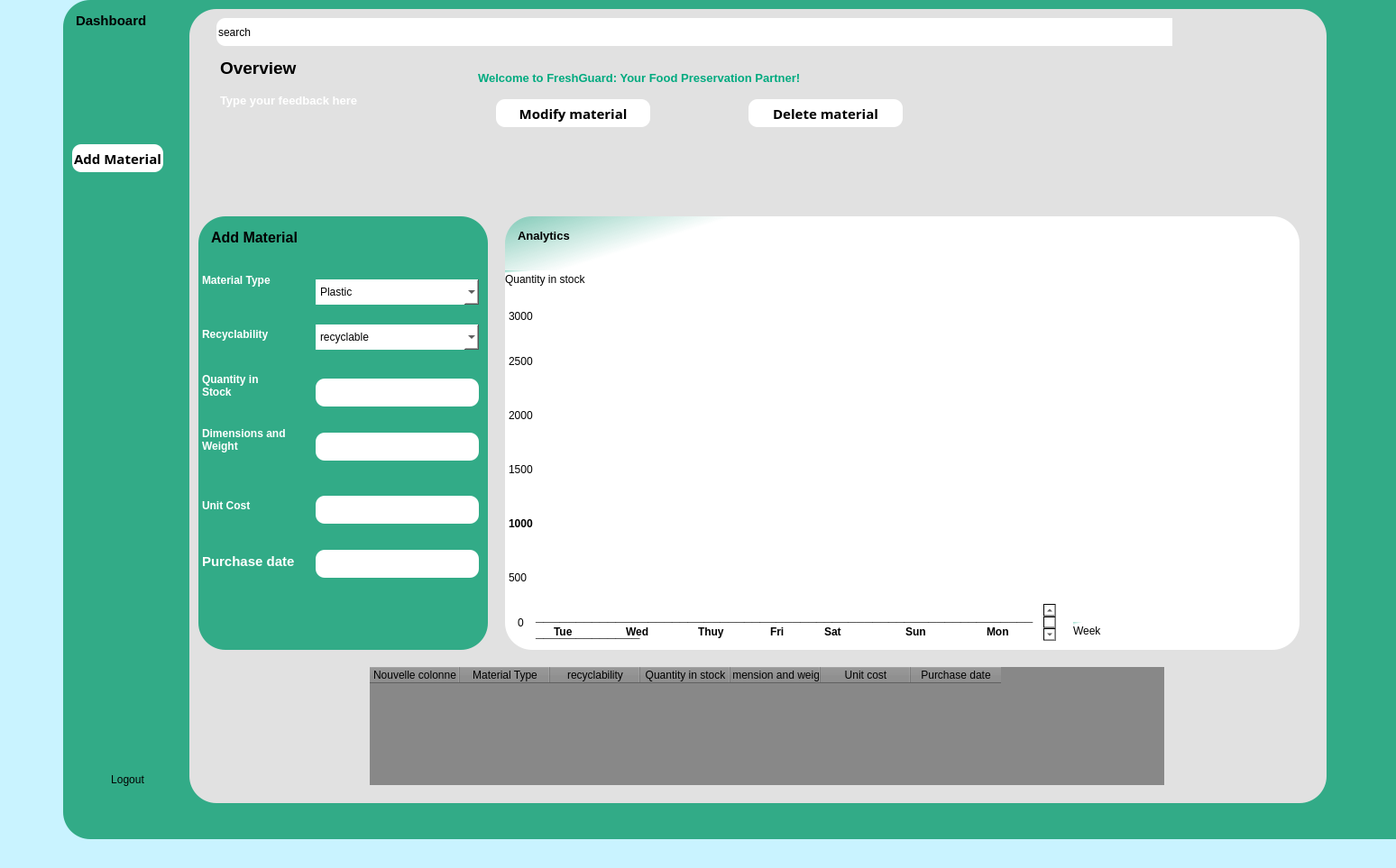
<?xml version="1.0" encoding="UTF-8"?>
<ui version="4.0">
 <class>MainWindow</class>
 <widget class="QMainWindow" name="MainWindow">
  <property name="enabled">
   <bool>true</bool>
  </property>
  <property name="geometry">
   <rect>
    <x>0</x>
    <y>0</y>
    <width>1548</width>
    <height>963</height>
   </rect>
  </property>
  <property name="minimumSize">
   <size>
    <width>500</width>
    <height>500</height>
   </size>
  </property>
  <property name="maximumSize">
   <size>
    <width>1920</width>
    <height>1080</height>
   </size>
  </property>
  <property name="windowTitle">
   <string>MainWindow</string>
  </property>
  <property name="styleSheet">
   <string notr="true">background-color: rgb(201, 243, 255);</string>
  </property>
  <property name="iconSize">
   <size>
    <width>30</width>
    <height>30</height>
   </size>
  </property>
  <widget class="QWidget" name="centralwidget">
   <widget class="QWidget" name="widget" native="true">
    <property name="geometry">
     <rect>
      <x>70</x>
      <y>0</y>
      <width>1531</width>
      <height>931</height>
     </rect>
    </property>
    <property name="autoFillBackground">
     <bool>true</bool>
    </property>
    <property name="styleSheet">
     <string notr="true">
border-radius:30px;
background-color: rgb(50, 171, 135);</string>
    </property>
    <widget class="QPushButton" name="pushButton">
     <property name="enabled">
      <bool>true</bool>
     </property>
     <property name="geometry">
      <rect>
       <x>10</x>
       <y>160</y>
       <width>101</width>
       <height>31</height>
      </rect>
     </property>
     <property name="font">
      <font>
       <family>Segoe UI Variable Display Semib</family>
       <pointsize>-1</pointsize>
       <italic>false</italic>
       <bold>true</bold>
      </font>
     </property>
     <property name="autoFillBackground">
      <bool>true</bool>
     </property>
     <property name="styleSheet">
      <string notr="true">background-color: qlineargradient(spread:pad, x1:0, y1:0, x2:1, y2:1, stop:0 rgba(255, 255, 255, 255));
color:Black;
border-radius:10px;
font-size:15px;</string>
     </property>
     <property name="text">
      <string>Add Material</string>
     </property>
     <property name="icon">
      <iconset>
       <normaloff>../../../Downloads/group.png</normaloff>../../../Downloads/group.png</iconset>
     </property>
    </widget>
    <widget class="QTextEdit" name="textEdit">
     <property name="geometry">
      <rect>
       <x>10</x>
       <y>10</y>
       <width>101</width>
       <height>61</height>
      </rect>
     </property>
     <property name="autoFillBackground">
      <bool>true</bool>
     </property>
     <property name="styleSheet">
      <string notr="true">background-color: qlineargradient(spread:pad, x1:0, y1:0, x2:1, y2:1, stop:0 rgba(0, 0, 0, 0));</string>
     </property>
     <property name="html">
      <string>&lt;!DOCTYPE HTML PUBLIC &quot;-//W3C//DTD HTML 4.0//EN&quot; &quot;http://www.w3.org/TR/REC-html40/strict.dtd&quot;&gt;
&lt;html&gt;&lt;head&gt;&lt;meta name=&quot;qrichtext&quot; content=&quot;1&quot; /&gt;&lt;meta charset=&quot;utf-8&quot; /&gt;&lt;style type=&quot;text/css&quot;&gt;
p, li { white-space: pre-wrap; }
&lt;/style&gt;&lt;/head&gt;&lt;body style=&quot; font-family:'Segoe UI'; font-size:9pt; font-weight:400; font-style:normal;&quot;&gt;
&lt;p style=&quot; margin-top:0px; margin-bottom:0px; margin-left:0px; margin-right:0px; -qt-block-indent:0; text-indent:0px;&quot;&gt;&lt;span style=&quot; font-size:11pt; font-weight:700; color:#000000;&quot;&gt;Dashboard&lt;/span&gt;&lt;/p&gt;&lt;/body&gt;&lt;/html&gt;</string>
     </property>
    </widget>
    <widget class="QWidget" name="widget_2" native="true">
     <property name="geometry">
      <rect>
       <x>140</x>
       <y>10</y>
       <width>1261</width>
       <height>881</height>
      </rect>
     </property>
     <property name="autoFillBackground">
      <bool>true</bool>
     </property>
     <property name="styleSheet">
      <string notr="true">
background-color: rgb(225, 225, 225);
border-radius:30px;</string>
     </property>
     <widget class="QLineEdit" name="lineEdit">
      <property name="geometry">
       <rect>
        <x>30</x>
        <y>10</y>
        <width>1091</width>
        <height>31</height>
       </rect>
      </property>
      <property name="autoFillBackground">
       <bool>true</bool>
      </property>
      <property name="styleSheet">
       <string notr="true">background-color: rgb(255, 255, 255);
border-radius:10px;</string>
      </property>
      <property name="text">
       <string>search</string>
      </property>
     </widget>
     <widget class="QFrame" name="frame">
      <property name="geometry">
       <rect>
        <x>10</x>
        <y>230</y>
        <width>321</width>
        <height>481</height>
       </rect>
      </property>
      <property name="autoFillBackground">
       <bool>true</bool>
      </property>
      <property name="styleSheet">
       <string notr="true">background-color: rgb(255, 255, 255);
background-color: rgb(50, 171, 135);</string>
      </property>
      <property name="frameShape">
       <enum>QFrame::NoFrame</enum>
      </property>
      <widget class="QTextEdit" name="textEdit_3">
       <property name="geometry">
        <rect>
         <x>10</x>
         <y>10</y>
         <width>141</width>
         <height>61</height>
        </rect>
       </property>
       <property name="autoFillBackground">
        <bool>true</bool>
       </property>
       <property name="html">
        <string>&lt;!DOCTYPE HTML PUBLIC &quot;-//W3C//DTD HTML 4.0//EN&quot; &quot;http://www.w3.org/TR/REC-html40/strict.dtd&quot;&gt;
&lt;html&gt;&lt;head&gt;&lt;meta name=&quot;qrichtext&quot; content=&quot;1&quot; /&gt;&lt;meta charset=&quot;utf-8&quot; /&gt;&lt;style type=&quot;text/css&quot;&gt;
p, li { white-space: pre-wrap; }
&lt;/style&gt;&lt;/head&gt;&lt;body style=&quot; font-family:'Segoe UI'; font-size:9pt; font-weight:400; font-style:normal;&quot;&gt;
&lt;p style=&quot; margin-top:0px; margin-bottom:0px; margin-left:0px; margin-right:0px; -qt-block-indent:0; text-indent:0px;&quot;&gt;&lt;span style=&quot; font-size:12pt; font-weight:700; color:#000000;&quot;&gt;Add Material&lt;/span&gt;&lt;/p&gt;&lt;/body&gt;&lt;/html&gt;</string>
       </property>
      </widget>
      <widget class="QTextEdit" name="textEdit_4">
       <property name="geometry">
        <rect>
         <x>0</x>
         <y>230</y>
         <width>121</width>
         <height>41</height>
        </rect>
       </property>
       <property name="autoFillBackground">
        <bool>true</bool>
       </property>
       <property name="html">
        <string>&lt;!DOCTYPE HTML PUBLIC &quot;-//W3C//DTD HTML 4.0//EN&quot; &quot;http://www.w3.org/TR/REC-html40/strict.dtd&quot;&gt;
&lt;html&gt;&lt;head&gt;&lt;meta name=&quot;qrichtext&quot; content=&quot;1&quot; /&gt;&lt;meta charset=&quot;utf-8&quot; /&gt;&lt;style type=&quot;text/css&quot;&gt;
p, li { white-space: pre-wrap; }
&lt;/style&gt;&lt;/head&gt;&lt;body style=&quot; font-family:'Segoe UI'; font-size:9pt; font-weight:400; font-style:normal;&quot;&gt;
&lt;p style=&quot; margin-top:0px; margin-bottom:0px; margin-left:0px; margin-right:0px; -qt-block-indent:0; text-indent:0px;&quot;&gt;&lt;span style=&quot; font-weight:700; color:#ffffff;&quot;&gt;Dimensions and Weight&lt;/span&gt;&lt;/p&gt;&lt;/body&gt;&lt;/html&gt;</string>
       </property>
      </widget>
      <widget class="QTextEdit" name="textEdit_5">
       <property name="geometry">
        <rect>
         <x>0</x>
         <y>170</y>
         <width>101</width>
         <height>51</height>
        </rect>
       </property>
       <property name="autoFillBackground">
        <bool>true</bool>
       </property>
       <property name="html">
        <string>&lt;!DOCTYPE HTML PUBLIC &quot;-//W3C//DTD HTML 4.0//EN&quot; &quot;http://www.w3.org/TR/REC-html40/strict.dtd&quot;&gt;
&lt;html&gt;&lt;head&gt;&lt;meta name=&quot;qrichtext&quot; content=&quot;1&quot; /&gt;&lt;meta charset=&quot;utf-8&quot; /&gt;&lt;style type=&quot;text/css&quot;&gt;
p, li { white-space: pre-wrap; }
&lt;/style&gt;&lt;/head&gt;&lt;body style=&quot; font-family:'Segoe UI'; font-size:9pt; font-weight:400; font-style:normal;&quot;&gt;
&lt;p style=&quot; margin-top:0px; margin-bottom:0px; margin-left:0px; margin-right:0px; -qt-block-indent:0; text-indent:0px;&quot;&gt;&lt;span style=&quot; font-weight:700; color:#ffffff;&quot;&gt;Quantity in Stock&lt;/span&gt;&lt;/p&gt;&lt;/body&gt;&lt;/html&gt;</string>
       </property>
      </widget>
      <widget class="QTextEdit" name="textEdit_6">
       <property name="geometry">
        <rect>
         <x>0</x>
         <y>120</y>
         <width>131</width>
         <height>41</height>
        </rect>
       </property>
       <property name="autoFillBackground">
        <bool>true</bool>
       </property>
       <property name="html">
        <string>&lt;!DOCTYPE HTML PUBLIC &quot;-//W3C//DTD HTML 4.0//EN&quot; &quot;http://www.w3.org/TR/REC-html40/strict.dtd&quot;&gt;
&lt;html&gt;&lt;head&gt;&lt;meta name=&quot;qrichtext&quot; content=&quot;1&quot; /&gt;&lt;meta charset=&quot;utf-8&quot; /&gt;&lt;style type=&quot;text/css&quot;&gt;
p, li { white-space: pre-wrap; }
&lt;/style&gt;&lt;/head&gt;&lt;body style=&quot; font-family:'Segoe UI'; font-size:9pt; font-weight:400; font-style:normal;&quot;&gt;
&lt;p style=&quot; margin-top:0px; margin-bottom:0px; margin-left:0px; margin-right:0px; -qt-block-indent:0; text-indent:0px;&quot;&gt;&lt;span style=&quot; font-weight:700; color:#ffffff;&quot;&gt;Recyclability&lt;/span&gt;&lt;/p&gt;&lt;/body&gt;&lt;/html&gt;</string>
       </property>
      </widget>
      <widget class="QTextEdit" name="textEdit_7">
       <property name="geometry">
        <rect>
         <x>0</x>
         <y>60</y>
         <width>91</width>
         <height>51</height>
        </rect>
       </property>
       <property name="autoFillBackground">
        <bool>true</bool>
       </property>
       <property name="html">
        <string>&lt;!DOCTYPE HTML PUBLIC &quot;-//W3C//DTD HTML 4.0//EN&quot; &quot;http://www.w3.org/TR/REC-html40/strict.dtd&quot;&gt;
&lt;html&gt;&lt;head&gt;&lt;meta name=&quot;qrichtext&quot; content=&quot;1&quot; /&gt;&lt;meta charset=&quot;utf-8&quot; /&gt;&lt;style type=&quot;text/css&quot;&gt;
p, li { white-space: pre-wrap; }
&lt;/style&gt;&lt;/head&gt;&lt;body style=&quot; font-family:'Segoe UI'; font-size:9pt; font-weight:400; font-style:normal;&quot;&gt;
&lt;p style=&quot; margin-top:0px; margin-bottom:0px; margin-left:0px; margin-right:0px; -qt-block-indent:0; text-indent:0px;&quot;&gt;&lt;span style=&quot; font-weight:700; color:#ffffff;&quot;&gt;Material Type&lt;/span&gt;&lt;/p&gt;&lt;/body&gt;&lt;/html&gt;</string>
       </property>
      </widget>
      <widget class="QTextEdit" name="textEdit_8">
       <property name="geometry">
        <rect>
         <x>0</x>
         <y>310</y>
         <width>111</width>
         <height>31</height>
        </rect>
       </property>
       <property name="autoFillBackground">
        <bool>true</bool>
       </property>
       <property name="html">
        <string>&lt;!DOCTYPE HTML PUBLIC &quot;-//W3C//DTD HTML 4.0//EN&quot; &quot;http://www.w3.org/TR/REC-html40/strict.dtd&quot;&gt;
&lt;html&gt;&lt;head&gt;&lt;meta name=&quot;qrichtext&quot; content=&quot;1&quot; /&gt;&lt;meta charset=&quot;utf-8&quot; /&gt;&lt;style type=&quot;text/css&quot;&gt;
p, li { white-space: pre-wrap; }
&lt;/style&gt;&lt;/head&gt;&lt;body style=&quot; font-family:'Segoe UI'; font-size:9pt; font-weight:400; font-style:normal;&quot;&gt;
&lt;p style=&quot; margin-top:0px; margin-bottom:0px; margin-left:0px; margin-right:0px; -qt-block-indent:0; text-indent:0px;&quot;&gt;&lt;span style=&quot; font-weight:700; color:#ffffff;&quot;&gt;Unit Cost&lt;/span&gt;&lt;/p&gt;&lt;/body&gt;&lt;/html&gt;</string>
       </property>
      </widget>
      <widget class="QTextEdit" name="textEdit_9">
       <property name="geometry">
        <rect>
         <x>0</x>
         <y>370</y>
         <width>131</width>
         <height>51</height>
        </rect>
       </property>
       <property name="autoFillBackground">
        <bool>true</bool>
       </property>
       <property name="html">
        <string>&lt;!DOCTYPE HTML PUBLIC &quot;-//W3C//DTD HTML 4.0//EN&quot; &quot;http://www.w3.org/TR/REC-html40/strict.dtd&quot;&gt;
&lt;html&gt;&lt;head&gt;&lt;meta name=&quot;qrichtext&quot; content=&quot;1&quot; /&gt;&lt;meta charset=&quot;utf-8&quot; /&gt;&lt;style type=&quot;text/css&quot;&gt;
p, li { white-space: pre-wrap; }
&lt;/style&gt;&lt;/head&gt;&lt;body style=&quot; font-family:'Segoe UI'; font-size:9pt; font-weight:400; font-style:normal;&quot;&gt;
&lt;p style=&quot; margin-top:0px; margin-bottom:0px; margin-left:0px; margin-right:0px; -qt-block-indent:0; text-indent:0px;&quot;&gt;&lt;span style=&quot; font-size:11pt; font-weight:700; color:#ffffff;&quot;&gt;Purchase date&lt;/span&gt;&lt;/p&gt;&lt;/body&gt;&lt;/html&gt;</string>
       </property>
      </widget>
      <widget class="QLineEdit" name="lineEdit_3">
       <property name="geometry">
        <rect>
         <x>130</x>
         <y>180</y>
         <width>181</width>
         <height>31</height>
        </rect>
       </property>
       <property name="autoFillBackground">
        <bool>true</bool>
       </property>
       <property name="styleSheet">
        <string notr="true">background-color: rgb(255, 255, 255);
border-radius:10px;</string>
       </property>
      </widget>
      <widget class="QLineEdit" name="lineEdit_5">
       <property name="geometry">
        <rect>
         <x>130</x>
         <y>310</y>
         <width>181</width>
         <height>31</height>
        </rect>
       </property>
       <property name="autoFillBackground">
        <bool>true</bool>
       </property>
       <property name="styleSheet">
        <string notr="true">background-color: rgb(255, 255, 255);
border-radius:10px;</string>
       </property>
      </widget>
      <widget class="QLineEdit" name="lineEdit_6">
       <property name="geometry">
        <rect>
         <x>130</x>
         <y>240</y>
         <width>181</width>
         <height>31</height>
        </rect>
       </property>
       <property name="autoFillBackground">
        <bool>true</bool>
       </property>
       <property name="styleSheet">
        <string notr="true">background-color: rgb(255, 255, 255);
border-radius:10px;</string>
       </property>
      </widget>
      <widget class="QComboBox" name="comboBox_3">
       <property name="geometry">
        <rect>
         <x>130</x>
         <y>70</y>
         <width>181</width>
         <height>28</height>
        </rect>
       </property>
       <property name="autoFillBackground">
        <bool>true</bool>
       </property>
       <property name="styleSheet">
        <string notr="true">background-color: rgb(255, 255, 255);</string>
       </property>
       <item>
        <property name="text">
         <string>Plastic</string>
        </property>
       </item>
       <item>
        <property name="text">
         <string>Glass
</string>
        </property>
       </item>
       <item>
        <property name="text">
         <string>Coated Paper</string>
        </property>
       </item>
       <item>
        <property name="text">
         <string>aluminium</string>
        </property>
       </item>
       <item>
        <property name="text">
         <string>Corrugated cardboard</string>
        </property>
       </item>
      </widget>
      <widget class="QComboBox" name="comboBox_4">
       <property name="geometry">
        <rect>
         <x>130</x>
         <y>120</y>
         <width>181</width>
         <height>28</height>
        </rect>
       </property>
       <property name="autoFillBackground">
        <bool>true</bool>
       </property>
       <property name="styleSheet">
        <string notr="true">background-color: rgb(255, 255, 255);</string>
       </property>
       <item>
        <property name="text">
         <string>recyclable </string>
        </property>
       </item>
       <item>
        <property name="text">
         <string>non-recyclable 
</string>
        </property>
       </item>
       <item>
        <property name="text">
         <string/>
        </property>
       </item>
       <item>
        <property name="text">
         <string/>
        </property>
       </item>
       <item>
        <property name="text">
         <string/>
        </property>
       </item>
      </widget>
      <widget class="QLineEdit" name="lineEdit_7">
       <property name="geometry">
        <rect>
         <x>130</x>
         <y>370</y>
         <width>181</width>
         <height>31</height>
        </rect>
       </property>
       <property name="autoFillBackground">
        <bool>true</bool>
       </property>
       <property name="styleSheet">
        <string notr="true">background-color: rgb(255, 255, 255);
border-radius:10px;</string>
       </property>
      </widget>
     </widget>
     <widget class="QTableWidget" name="tableWidget">
      <property name="geometry">
       <rect>
        <x>200</x>
        <y>730</y>
        <width>881</width>
        <height>131</height>
       </rect>
      </property>
      <property name="autoFillBackground">
       <bool>true</bool>
      </property>
      <property name="styleSheet">
       <string notr="true">background-color: rgb(0, 0, 0);
background-color: rgb(136, 136, 136);
border-radius:0px;</string>
      </property>
      <column>
       <property name="text">
        <string>Nouvelle colonne</string>
       </property>
      </column>
      <column>
       <property name="text">
        <string>Material Type</string>
       </property>
      </column>
      <column>
       <property name="text">
        <string>recyclability</string>
       </property>
      </column>
      <column>
       <property name="text">
        <string>Quantity in stock</string>
       </property>
      </column>
      <column>
       <property name="text">
        <string>Dimension and weight</string>
       </property>
      </column>
      <column>
       <property name="text">
        <string>Unit cost</string>
       </property>
      </column>
      <column>
       <property name="text">
        <string>Purchase date</string>
       </property>
      </column>
     </widget>
     <widget class="QFrame" name="frame_2">
      <property name="geometry">
       <rect>
        <x>350</x>
        <y>230</y>
        <width>881</width>
        <height>481</height>
       </rect>
      </property>
      <property name="autoFillBackground">
       <bool>true</bool>
      </property>
      <property name="styleSheet">
       <string notr="true">background-color: qlineargradient(spread:pad, x1:0, y1:0, x2:0.0717489, y2:0.125, stop:0 rgba(0, 170, 127, 108), stop:1 rgba(255, 255, 255, 255));</string>
      </property>
      <property name="frameShape">
       <enum>QFrame::NoFrame</enum>
      </property>
      <widget class="QTextEdit" name="textEdit_10">
       <property name="geometry">
        <rect>
         <x>10</x>
         <y>10</y>
         <width>191</width>
         <height>51</height>
        </rect>
       </property>
       <property name="autoFillBackground">
        <bool>true</bool>
       </property>
       <property name="styleSheet">
        <string notr="true">color:black;
background-color: qlineargradient(spread:pad, x1:0, y1:0, x2:1, y2:1, stop:0 rgba(0, 0, 0, 0));</string>
       </property>
       <property name="html">
        <string>&lt;!DOCTYPE HTML PUBLIC &quot;-//W3C//DTD HTML 4.0//EN&quot; &quot;http://www.w3.org/TR/REC-html40/strict.dtd&quot;&gt;
&lt;html&gt;&lt;head&gt;&lt;meta name=&quot;qrichtext&quot; content=&quot;1&quot; /&gt;&lt;meta charset=&quot;utf-8&quot; /&gt;&lt;style type=&quot;text/css&quot;&gt;
p, li { white-space: pre-wrap; }
&lt;/style&gt;&lt;/head&gt;&lt;body style=&quot; font-family:'Segoe UI'; font-size:9pt; font-weight:400; font-style:normal;&quot;&gt;
&lt;p style=&quot; margin-top:0px; margin-bottom:0px; margin-left:0px; margin-right:0px; -qt-block-indent:0; text-indent:0px;&quot;&gt;&lt;span style=&quot; font-size:10pt; font-weight:700;&quot;&gt;Analytics&lt;/span&gt;&lt;/p&gt;&lt;/body&gt;&lt;/html&gt;</string>
       </property>
      </widget>
      <widget class="QTextEdit" name="textEdit_11">
       <property name="geometry">
        <rect>
         <x>30</x>
         <y>430</y>
         <width>581</width>
         <height>41</height>
        </rect>
       </property>
       <property name="autoFillBackground">
        <bool>true</bool>
       </property>
       <property name="styleSheet">
        <string notr="true">background-color: qlineargradient(spread:pad, x1:0, y1:0, x2:1, y2:1, stop:0 rgba(0, 0, 0, 0));</string>
       </property>
       <property name="html">
        <string>&lt;!DOCTYPE HTML PUBLIC &quot;-//W3C//DTD HTML 4.0//EN&quot; &quot;http://www.w3.org/TR/REC-html40/strict.dtd&quot;&gt;
&lt;html&gt;&lt;head&gt;&lt;meta name=&quot;qrichtext&quot; content=&quot;1&quot; /&gt;&lt;meta charset=&quot;utf-8&quot; /&gt;&lt;style type=&quot;text/css&quot;&gt;
p, li { white-space: pre-wrap; }
&lt;/style&gt;&lt;/head&gt;&lt;body style=&quot; font-family:'Segoe UI'; font-size:9pt; font-weight:400; font-style:normal;&quot;&gt;
&lt;p style=&quot; margin-top:0px; margin-bottom:0px; margin-left:0px; margin-right:0px; -qt-block-indent:0; text-indent:0px;&quot;&gt;&lt;span style=&quot; font-size:12pt; font-weight:700;&quot;&gt;___________________________________________________________________________&lt;/span&gt;&lt;/p&gt;&lt;/body&gt;&lt;/html&gt;</string>
       </property>
      </widget>
      <widget class="QTextEdit" name="textEdit_12">
       <property name="geometry">
        <rect>
         <x>0</x>
         <y>390</y>
         <width>41</width>
         <height>31</height>
        </rect>
       </property>
       <property name="autoFillBackground">
        <bool>true</bool>
       </property>
       <property name="styleSheet">
        <string notr="true">background-color: qlineargradient(spread:pad, x1:0, y1:0, x2:1, y2:1, stop:0 rgba(0, 0, 0, 0));</string>
       </property>
       <property name="html">
        <string>&lt;!DOCTYPE HTML PUBLIC &quot;-//W3C//DTD HTML 4.0//EN&quot; &quot;http://www.w3.org/TR/REC-html40/strict.dtd&quot;&gt;
&lt;html&gt;&lt;head&gt;&lt;meta name=&quot;qrichtext&quot; content=&quot;1&quot; /&gt;&lt;meta charset=&quot;utf-8&quot; /&gt;&lt;style type=&quot;text/css&quot;&gt;
p, li { white-space: pre-wrap; }
&lt;/style&gt;&lt;/head&gt;&lt;body style=&quot; font-family:'Segoe UI'; font-size:9pt; font-weight:400; font-style:normal;&quot;&gt;
&lt;p style=&quot; margin-top:0px; margin-bottom:0px; margin-left:0px; margin-right:0px; -qt-block-indent:0; text-indent:0px;&quot;&gt;500&lt;/p&gt;&lt;/body&gt;&lt;/html&gt;</string>
       </property>
      </widget>
      <widget class="QTextEdit" name="textEdit_14">
       <property name="geometry">
        <rect>
         <x>50</x>
         <y>450</y>
         <width>41</width>
         <height>31</height>
        </rect>
       </property>
       <property name="autoFillBackground">
        <bool>true</bool>
       </property>
       <property name="styleSheet">
        <string notr="true">background-color: qlineargradient(spread:pad, x1:0, y1:0, x2:1, y2:1, stop:0 rgba(0, 0, 0, 0));
color:black;</string>
       </property>
       <property name="html">
        <string>&lt;!DOCTYPE HTML PUBLIC &quot;-//W3C//DTD HTML 4.0//EN&quot; &quot;http://www.w3.org/TR/REC-html40/strict.dtd&quot;&gt;
&lt;html&gt;&lt;head&gt;&lt;meta name=&quot;qrichtext&quot; content=&quot;1&quot; /&gt;&lt;meta charset=&quot;utf-8&quot; /&gt;&lt;style type=&quot;text/css&quot;&gt;
p, li { white-space: pre-wrap; }
&lt;/style&gt;&lt;/head&gt;&lt;body style=&quot; font-family:'Segoe UI'; font-size:9pt; font-weight:400; font-style:normal;&quot;&gt;
&lt;p style=&quot; margin-top:0px; margin-bottom:0px; margin-left:0px; margin-right:0px; -qt-block-indent:0; text-indent:0px;&quot;&gt;&lt;span style=&quot; font-weight:700;&quot;&gt;Tue&lt;/span&gt;&lt;/p&gt;&lt;/body&gt;&lt;/html&gt;</string>
       </property>
      </widget>
      <widget class="QTextEdit" name="textEdit_15">
       <property name="geometry">
        <rect>
         <x>0</x>
         <y>100</y>
         <width>41</width>
         <height>31</height>
        </rect>
       </property>
       <property name="autoFillBackground">
        <bool>true</bool>
       </property>
       <property name="styleSheet">
        <string notr="true">background-color: qlineargradient(spread:pad, x1:0, y1:0, x2:1, y2:1, stop:0 rgba(0, 0, 0, 0));</string>
       </property>
       <property name="html">
        <string>&lt;!DOCTYPE HTML PUBLIC &quot;-//W3C//DTD HTML 4.0//EN&quot; &quot;http://www.w3.org/TR/REC-html40/strict.dtd&quot;&gt;
&lt;html&gt;&lt;head&gt;&lt;meta name=&quot;qrichtext&quot; content=&quot;1&quot; /&gt;&lt;meta charset=&quot;utf-8&quot; /&gt;&lt;style type=&quot;text/css&quot;&gt;
p, li { white-space: pre-wrap; }
&lt;/style&gt;&lt;/head&gt;&lt;body style=&quot; font-family:'Segoe UI'; font-size:9pt; font-weight:400; font-style:normal;&quot;&gt;
&lt;p style=&quot; margin-top:0px; margin-bottom:0px; margin-left:0px; margin-right:0px; -qt-block-indent:0; text-indent:0px;&quot;&gt;3000&lt;/p&gt;&lt;/body&gt;&lt;/html&gt;</string>
       </property>
      </widget>
      <widget class="QTextEdit" name="textEdit_16">
       <property name="geometry">
        <rect>
         <x>0</x>
         <y>150</y>
         <width>41</width>
         <height>31</height>
        </rect>
       </property>
       <property name="autoFillBackground">
        <bool>true</bool>
       </property>
       <property name="styleSheet">
        <string notr="true">background-color: qlineargradient(spread:pad, x1:0, y1:0, x2:1, y2:1, stop:0 rgba(0, 0, 0, 0));</string>
       </property>
       <property name="html">
        <string>&lt;!DOCTYPE HTML PUBLIC &quot;-//W3C//DTD HTML 4.0//EN&quot; &quot;http://www.w3.org/TR/REC-html40/strict.dtd&quot;&gt;
&lt;html&gt;&lt;head&gt;&lt;meta name=&quot;qrichtext&quot; content=&quot;1&quot; /&gt;&lt;meta charset=&quot;utf-8&quot; /&gt;&lt;style type=&quot;text/css&quot;&gt;
p, li { white-space: pre-wrap; }
&lt;/style&gt;&lt;/head&gt;&lt;body style=&quot; font-family:'Segoe UI'; font-size:9pt; font-weight:400; font-style:normal;&quot;&gt;
&lt;p style=&quot; margin-top:0px; margin-bottom:0px; margin-left:0px; margin-right:0px; -qt-block-indent:0; text-indent:0px;&quot;&gt;2500&lt;/p&gt;&lt;/body&gt;&lt;/html&gt;</string>
       </property>
      </widget>
      <widget class="QTextEdit" name="textEdit_17">
       <property name="geometry">
        <rect>
         <x>0</x>
         <y>210</y>
         <width>41</width>
         <height>31</height>
        </rect>
       </property>
       <property name="autoFillBackground">
        <bool>true</bool>
       </property>
       <property name="styleSheet">
        <string notr="true">background-color: qlineargradient(spread:pad, x1:0, y1:0, x2:1, y2:1, stop:0 rgba(0, 0, 0, 0));</string>
       </property>
       <property name="html">
        <string>&lt;!DOCTYPE HTML PUBLIC &quot;-//W3C//DTD HTML 4.0//EN&quot; &quot;http://www.w3.org/TR/REC-html40/strict.dtd&quot;&gt;
&lt;html&gt;&lt;head&gt;&lt;meta name=&quot;qrichtext&quot; content=&quot;1&quot; /&gt;&lt;meta charset=&quot;utf-8&quot; /&gt;&lt;style type=&quot;text/css&quot;&gt;
p, li { white-space: pre-wrap; }
&lt;/style&gt;&lt;/head&gt;&lt;body style=&quot; font-family:'Segoe UI'; font-size:9pt; font-weight:400; font-style:normal;&quot;&gt;
&lt;p style=&quot; margin-top:0px; margin-bottom:0px; margin-left:0px; margin-right:0px; -qt-block-indent:0; text-indent:0px;&quot;&gt;2000&lt;/p&gt;&lt;/body&gt;&lt;/html&gt;</string>
       </property>
      </widget>
      <widget class="QTextEdit" name="textEdit_18">
       <property name="geometry">
        <rect>
         <x>0</x>
         <y>270</y>
         <width>41</width>
         <height>31</height>
        </rect>
       </property>
       <property name="autoFillBackground">
        <bool>true</bool>
       </property>
       <property name="styleSheet">
        <string notr="true">background-color: qlineargradient(spread:pad, x1:0, y1:0, x2:1, y2:1, stop:0 rgba(0, 0, 0, 0));</string>
       </property>
       <property name="html">
        <string>&lt;!DOCTYPE HTML PUBLIC &quot;-//W3C//DTD HTML 4.0//EN&quot; &quot;http://www.w3.org/TR/REC-html40/strict.dtd&quot;&gt;
&lt;html&gt;&lt;head&gt;&lt;meta name=&quot;qrichtext&quot; content=&quot;1&quot; /&gt;&lt;meta charset=&quot;utf-8&quot; /&gt;&lt;style type=&quot;text/css&quot;&gt;
p, li { white-space: pre-wrap; }
&lt;/style&gt;&lt;/head&gt;&lt;body style=&quot; font-family:'Segoe UI'; font-size:9pt; font-weight:400; font-style:normal;&quot;&gt;
&lt;p style=&quot; margin-top:0px; margin-bottom:0px; margin-left:0px; margin-right:0px; -qt-block-indent:0; text-indent:0px;&quot;&gt;1500&lt;/p&gt;&lt;/body&gt;&lt;/html&gt;</string>
       </property>
      </widget>
      <widget class="QTextEdit" name="textEdit_19">
       <property name="geometry">
        <rect>
         <x>0</x>
         <y>330</y>
         <width>61</width>
         <height>61</height>
        </rect>
       </property>
       <property name="autoFillBackground">
        <bool>true</bool>
       </property>
       <property name="styleSheet">
        <string notr="true">background-color: qlineargradient(spread:pad, x1:0, y1:0, x2:1, y2:1, stop:0 rgba(0, 0, 0, 0));</string>
       </property>
       <property name="html">
        <string>&lt;!DOCTYPE HTML PUBLIC &quot;-//W3C//DTD HTML 4.0//EN&quot; &quot;http://www.w3.org/TR/REC-html40/strict.dtd&quot;&gt;
&lt;html&gt;&lt;head&gt;&lt;meta name=&quot;qrichtext&quot; content=&quot;1&quot; /&gt;&lt;meta charset=&quot;utf-8&quot; /&gt;&lt;style type=&quot;text/css&quot;&gt;
p, li { white-space: pre-wrap; }
&lt;/style&gt;&lt;/head&gt;&lt;body style=&quot; font-family:'Segoe UI'; font-size:9pt; font-weight:400; font-style:normal;&quot;&gt;
&lt;p style=&quot; margin-top:0px; margin-bottom:0px; margin-left:0px; margin-right:0px; -qt-block-indent:0; text-indent:0px;&quot;&gt;&lt;span style=&quot; font-weight:700;&quot;&gt;1000&lt;/span&gt;&lt;/p&gt;&lt;/body&gt;&lt;/html&gt;</string>
       </property>
      </widget>
      <widget class="QTextEdit" name="textEdit_20">
       <property name="geometry">
        <rect>
         <x>530</x>
         <y>450</y>
         <width>41</width>
         <height>31</height>
        </rect>
       </property>
       <property name="autoFillBackground">
        <bool>true</bool>
       </property>
       <property name="styleSheet">
        <string notr="true">background-color: qlineargradient(spread:pad, x1:0, y1:0, x2:1, y2:1, stop:0 rgba(0, 0, 0, 0));
color:black;</string>
       </property>
       <property name="html">
        <string>&lt;!DOCTYPE HTML PUBLIC &quot;-//W3C//DTD HTML 4.0//EN&quot; &quot;http://www.w3.org/TR/REC-html40/strict.dtd&quot;&gt;
&lt;html&gt;&lt;head&gt;&lt;meta name=&quot;qrichtext&quot; content=&quot;1&quot; /&gt;&lt;meta charset=&quot;utf-8&quot; /&gt;&lt;style type=&quot;text/css&quot;&gt;
p, li { white-space: pre-wrap; }
&lt;/style&gt;&lt;/head&gt;&lt;body style=&quot; font-family:'Segoe UI'; font-size:9pt; font-weight:400; font-style:normal;&quot;&gt;
&lt;p style=&quot; margin-top:0px; margin-bottom:0px; margin-left:0px; margin-right:0px; -qt-block-indent:0; text-indent:0px;&quot;&gt;&lt;span style=&quot; font-weight:700;&quot;&gt;Mon&lt;/span&gt;&lt;/p&gt;&lt;/body&gt;&lt;/html&gt;</string>
       </property>
      </widget>
      <widget class="QTextEdit" name="textEdit_21">
       <property name="geometry">
        <rect>
         <x>440</x>
         <y>450</y>
         <width>41</width>
         <height>31</height>
        </rect>
       </property>
       <property name="autoFillBackground">
        <bool>true</bool>
       </property>
       <property name="styleSheet">
        <string notr="true">background-color: qlineargradient(spread:pad, x1:0, y1:0, x2:1, y2:1, stop:0 rgba(0, 0, 0, 0));
color:black;</string>
       </property>
       <property name="html">
        <string>&lt;!DOCTYPE HTML PUBLIC &quot;-//W3C//DTD HTML 4.0//EN&quot; &quot;http://www.w3.org/TR/REC-html40/strict.dtd&quot;&gt;
&lt;html&gt;&lt;head&gt;&lt;meta name=&quot;qrichtext&quot; content=&quot;1&quot; /&gt;&lt;meta charset=&quot;utf-8&quot; /&gt;&lt;style type=&quot;text/css&quot;&gt;
p, li { white-space: pre-wrap; }
&lt;/style&gt;&lt;/head&gt;&lt;body style=&quot; font-family:'Segoe UI'; font-size:9pt; font-weight:400; font-style:normal;&quot;&gt;
&lt;p style=&quot; margin-top:0px; margin-bottom:0px; margin-left:0px; margin-right:0px; -qt-block-indent:0; text-indent:0px;&quot;&gt;&lt;span style=&quot; font-weight:700;&quot;&gt;Sun&lt;/span&gt;&lt;/p&gt;&lt;/body&gt;&lt;/html&gt;</string>
       </property>
      </widget>
      <widget class="QTextEdit" name="textEdit_22">
       <property name="geometry">
        <rect>
         <x>350</x>
         <y>450</y>
         <width>41</width>
         <height>31</height>
        </rect>
       </property>
       <property name="autoFillBackground">
        <bool>true</bool>
       </property>
       <property name="styleSheet">
        <string notr="true">background-color: qlineargradient(spread:pad, x1:0, y1:0, x2:1, y2:1, stop:0 rgba(0, 0, 0, 0));
color:black;</string>
       </property>
       <property name="html">
        <string>&lt;!DOCTYPE HTML PUBLIC &quot;-//W3C//DTD HTML 4.0//EN&quot; &quot;http://www.w3.org/TR/REC-html40/strict.dtd&quot;&gt;
&lt;html&gt;&lt;head&gt;&lt;meta name=&quot;qrichtext&quot; content=&quot;1&quot; /&gt;&lt;meta charset=&quot;utf-8&quot; /&gt;&lt;style type=&quot;text/css&quot;&gt;
p, li { white-space: pre-wrap; }
&lt;/style&gt;&lt;/head&gt;&lt;body style=&quot; font-family:'Segoe UI'; font-size:9pt; font-weight:400; font-style:normal;&quot;&gt;
&lt;p style=&quot; margin-top:0px; margin-bottom:0px; margin-left:0px; margin-right:0px; -qt-block-indent:0; text-indent:0px;&quot;&gt;&lt;span style=&quot; font-weight:700;&quot;&gt;Sat&lt;/span&gt;&lt;/p&gt;&lt;/body&gt;&lt;/html&gt;</string>
       </property>
      </widget>
      <widget class="QTextEdit" name="textEdit_23">
       <property name="geometry">
        <rect>
         <x>290</x>
         <y>450</y>
         <width>41</width>
         <height>31</height>
        </rect>
       </property>
       <property name="autoFillBackground">
        <bool>true</bool>
       </property>
       <property name="styleSheet">
        <string notr="true">background-color: qlineargradient(spread:pad, x1:0, y1:0, x2:1, y2:1, stop:0 rgba(0, 0, 0, 0));
color:black;</string>
       </property>
       <property name="html">
        <string>&lt;!DOCTYPE HTML PUBLIC &quot;-//W3C//DTD HTML 4.0//EN&quot; &quot;http://www.w3.org/TR/REC-html40/strict.dtd&quot;&gt;
&lt;html&gt;&lt;head&gt;&lt;meta name=&quot;qrichtext&quot; content=&quot;1&quot; /&gt;&lt;meta charset=&quot;utf-8&quot; /&gt;&lt;style type=&quot;text/css&quot;&gt;
p, li { white-space: pre-wrap; }
&lt;/style&gt;&lt;/head&gt;&lt;body style=&quot; font-family:'Segoe UI'; font-size:9pt; font-weight:400; font-style:normal;&quot;&gt;
&lt;p style=&quot; margin-top:0px; margin-bottom:0px; margin-left:0px; margin-right:0px; -qt-block-indent:0; text-indent:0px;&quot;&gt;&lt;span style=&quot; font-weight:700;&quot;&gt;Fri&lt;/span&gt;&lt;/p&gt;&lt;/body&gt;&lt;/html&gt;</string>
       </property>
      </widget>
      <widget class="QTextEdit" name="textEdit_24">
       <property name="geometry">
        <rect>
         <x>210</x>
         <y>450</y>
         <width>41</width>
         <height>31</height>
        </rect>
       </property>
       <property name="autoFillBackground">
        <bool>true</bool>
       </property>
       <property name="styleSheet">
        <string notr="true">background-color: qlineargradient(spread:pad, x1:0, y1:0, x2:1, y2:1, stop:0 rgba(0, 0, 0, 0));
color:black;</string>
       </property>
       <property name="html">
        <string>&lt;!DOCTYPE HTML PUBLIC &quot;-//W3C//DTD HTML 4.0//EN&quot; &quot;http://www.w3.org/TR/REC-html40/strict.dtd&quot;&gt;
&lt;html&gt;&lt;head&gt;&lt;meta name=&quot;qrichtext&quot; content=&quot;1&quot; /&gt;&lt;meta charset=&quot;utf-8&quot; /&gt;&lt;style type=&quot;text/css&quot;&gt;
p, li { white-space: pre-wrap; }
&lt;/style&gt;&lt;/head&gt;&lt;body style=&quot; font-family:'Segoe UI'; font-size:9pt; font-weight:400; font-style:normal;&quot;&gt;
&lt;p style=&quot; margin-top:0px; margin-bottom:0px; margin-left:0px; margin-right:0px; -qt-block-indent:0; text-indent:0px;&quot;&gt;&lt;span style=&quot; font-weight:700;&quot;&gt;Thuy&lt;/span&gt;&lt;/p&gt;&lt;/body&gt;&lt;/html&gt;</string>
       </property>
      </widget>
      <widget class="QTextEdit" name="textEdit_25">
       <property name="geometry">
        <rect>
         <x>130</x>
         <y>450</y>
         <width>41</width>
         <height>31</height>
        </rect>
       </property>
       <property name="autoFillBackground">
        <bool>true</bool>
       </property>
       <property name="styleSheet">
        <string notr="true">background-color: qlineargradient(spread:pad, x1:0, y1:0, x2:1, y2:1, stop:0 rgba(0, 0, 0, 0));
color:black;</string>
       </property>
       <property name="html">
        <string>&lt;!DOCTYPE HTML PUBLIC &quot;-//W3C//DTD HTML 4.0//EN&quot; &quot;http://www.w3.org/TR/REC-html40/strict.dtd&quot;&gt;
&lt;html&gt;&lt;head&gt;&lt;meta name=&quot;qrichtext&quot; content=&quot;1&quot; /&gt;&lt;meta charset=&quot;utf-8&quot; /&gt;&lt;style type=&quot;text/css&quot;&gt;
p, li { white-space: pre-wrap; }
&lt;/style&gt;&lt;/head&gt;&lt;body style=&quot; font-family:'Segoe UI'; font-size:9pt; font-weight:400; font-style:normal;&quot;&gt;
&lt;p style=&quot; margin-top:0px; margin-bottom:0px; margin-left:0px; margin-right:0px; -qt-block-indent:0; text-indent:0px;&quot;&gt;&lt;span style=&quot; font-weight:700;&quot;&gt;Wed&lt;/span&gt;&lt;/p&gt;&lt;/body&gt;&lt;/html&gt;</string>
       </property>
      </widget>
      <widget class="QLabel" name="label">
       <property name="geometry">
        <rect>
         <x>80</x>
         <y>10</y>
         <width>41</width>
         <height>21</height>
        </rect>
       </property>
       <property name="autoFillBackground">
        <bool>true</bool>
       </property>
       <property name="styleSheet">
        <string notr="true">background-color: qlineargradient(spread:pad, x1:0, y1:0, x2:1, y2:1, stop:0 rgba(0, 0, 0, 0));</string>
       </property>
       <property name="text">
        <string/>
       </property>
       <property name="pixmap">
        <pixmap>../../../Downloads/statistical-graphic.png</pixmap>
       </property>
       <property name="scaledContents">
        <bool>true</bool>
       </property>
      </widget>
      <widget class="QLabel" name="label_4">
       <property name="geometry">
        <rect>
         <x>630</x>
         <y>450</y>
         <width>41</width>
         <height>21</height>
        </rect>
       </property>
       <property name="autoFillBackground">
        <bool>true</bool>
       </property>
       <property name="text">
        <string>Week</string>
       </property>
       <property name="textFormat">
        <enum>Qt::RichText</enum>
       </property>
      </widget>
      <widget class="QLabel" name="label_5">
       <property name="geometry">
        <rect>
         <x>0</x>
         <y>60</y>
         <width>121</width>
         <height>20</height>
        </rect>
       </property>
       <property name="autoFillBackground">
        <bool>true</bool>
       </property>
       <property name="text">
        <string>Quantity in stock </string>
       </property>
      </widget>
      <widget class="QTextEdit" name="textEdit_26">
       <property name="geometry">
        <rect>
         <x>10</x>
         <y>440</y>
         <width>41</width>
         <height>31</height>
        </rect>
       </property>
       <property name="autoFillBackground">
        <bool>true</bool>
       </property>
       <property name="styleSheet">
        <string notr="true">background-color: qlineargradient(spread:pad, x1:0, y1:0, x2:1, y2:1, stop:0 rgba(0, 0, 0, 0));</string>
       </property>
       <property name="html">
        <string>&lt;!DOCTYPE HTML PUBLIC &quot;-//W3C//DTD HTML 4.0//EN&quot; &quot;http://www.w3.org/TR/REC-html40/strict.dtd&quot;&gt;
&lt;html&gt;&lt;head&gt;&lt;meta name=&quot;qrichtext&quot; content=&quot;1&quot; /&gt;&lt;meta charset=&quot;utf-8&quot; /&gt;&lt;style type=&quot;text/css&quot;&gt;
p, li { white-space: pre-wrap; }
&lt;/style&gt;&lt;/head&gt;&lt;body style=&quot; font-family:'Segoe UI'; font-size:9pt; font-weight:400; font-style:normal;&quot;&gt;
&lt;p style=&quot; margin-top:0px; margin-bottom:0px; margin-left:0px; margin-right:0px; -qt-block-indent:0; text-indent:0px;&quot;&gt;0&lt;/p&gt;&lt;/body&gt;&lt;/html&gt;</string>
       </property>
      </widget>
     </widget>
     <widget class="QTextEdit" name="textEdit_2">
      <property name="geometry">
       <rect>
        <x>30</x>
        <y>50</y>
        <width>111</width>
        <height>41</height>
       </rect>
      </property>
      <property name="autoFillBackground">
       <bool>true</bool>
      </property>
      <property name="styleSheet">
       <string notr="true">color:black;</string>
      </property>
      <property name="html">
       <string>&lt;!DOCTYPE HTML PUBLIC &quot;-//W3C//DTD HTML 4.0//EN&quot; &quot;http://www.w3.org/TR/REC-html40/strict.dtd&quot;&gt;
&lt;html&gt;&lt;head&gt;&lt;meta name=&quot;qrichtext&quot; content=&quot;1&quot; /&gt;&lt;meta charset=&quot;utf-8&quot; /&gt;&lt;style type=&quot;text/css&quot;&gt;
p, li { white-space: pre-wrap; }
&lt;/style&gt;&lt;/head&gt;&lt;body style=&quot; font-family:'Segoe UI'; font-size:9pt; font-weight:400; font-style:normal;&quot;&gt;
&lt;p style=&quot; margin-top:0px; margin-bottom:0px; margin-left:0px; margin-right:0px; -qt-block-indent:0; text-indent:0px;&quot;&gt;&lt;span style=&quot; font-size:14pt; font-weight:700;&quot;&gt;Overview&lt;/span&gt;&lt;/p&gt;&lt;/body&gt;&lt;/html&gt;</string>
      </property>
     </widget>
     <widget class="QPushButton" name="pushButton_3">
      <property name="geometry">
       <rect>
        <x>1120</x>
        <y>10</y>
        <width>61</width>
        <height>31</height>
       </rect>
      </property>
      <property name="autoFillBackground">
       <bool>true</bool>
      </property>
      <property name="text">
       <string/>
      </property>
      <property name="icon">
       <iconset>
        <normaloff>../../../Downloads/file.png</normaloff>../../../Downloads/file.png</iconset>
      </property>
     </widget>
     <widget class="QLabel" name="label_3">
      <property name="geometry">
       <rect>
        <x>1090</x>
        <y>10</y>
        <width>31</width>
        <height>31</height>
       </rect>
      </property>
      <property name="autoFillBackground">
       <bool>true</bool>
      </property>
      <property name="text">
       <string/>
      </property>
      <property name="pixmap">
       <pixmap>../../istockphoto-1132463821-170667a.jpg</pixmap>
      </property>
      <property name="scaledContents">
       <bool>true</bool>
      </property>
     </widget>
     <widget class="QLabel" name="label_6">
      <property name="geometry">
       <rect>
        <x>320</x>
        <y>50</y>
        <width>591</width>
        <height>61</height>
       </rect>
      </property>
      <property name="autoFillBackground">
       <bool>true</bool>
      </property>
      <property name="text">
       <string>&lt;html&gt;&lt;head/&gt;&lt;body&gt;&lt;p&gt;&lt;span style=&quot; font-size:16pt; font-weight:700; color:#00aa7f; vertical-align:super;&quot;&gt;Welcome to FreshGuard: Your Food Preservation Partner!&lt;/span&gt;&lt;/p&gt;&lt;/body&gt;&lt;/html&gt;</string>
      </property>
     </widget>
     <widget class="QTextEdit" name="textEdit_13">
      <property name="geometry">
       <rect>
        <x>30</x>
        <y>90</y>
        <width>171</width>
        <height>85</height>
       </rect>
      </property>
      <property name="autoFillBackground">
       <bool>true</bool>
      </property>
      <property name="html">
       <string>&lt;!DOCTYPE HTML PUBLIC &quot;-//W3C//DTD HTML 4.0//EN&quot; &quot;http://www.w3.org/TR/REC-html40/strict.dtd&quot;&gt;
&lt;html&gt;&lt;head&gt;&lt;meta name=&quot;qrichtext&quot; content=&quot;1&quot; /&gt;&lt;meta charset=&quot;utf-8&quot; /&gt;&lt;style type=&quot;text/css&quot;&gt;
p, li { white-space: pre-wrap; }
&lt;/style&gt;&lt;/head&gt;&lt;body style=&quot; font-family:'Segoe UI'; font-size:9pt; font-weight:400; font-style:normal;&quot;&gt;
&lt;p style=&quot; margin-top:0px; margin-bottom:0px; margin-left:0px; margin-right:0px; -qt-block-indent:0; text-indent:0px;&quot;&gt;&lt;span style=&quot; font-size:10pt; font-weight:700; color:#ffffff;&quot;&gt;Type your feedback here&lt;/span&gt;&lt;/p&gt;&lt;/body&gt;&lt;/html&gt;</string>
      </property>
     </widget>
     <widget class="QPushButton" name="pushButton_4">
      <property name="enabled">
       <bool>true</bool>
      </property>
      <property name="geometry">
       <rect>
        <x>340</x>
        <y>100</y>
        <width>171</width>
        <height>31</height>
       </rect>
      </property>
      <property name="font">
       <font>
        <family>Segoe UI Variable Display Semib</family>
        <pointsize>-1</pointsize>
        <italic>false</italic>
        <bold>true</bold>
       </font>
      </property>
      <property name="autoFillBackground">
       <bool>true</bool>
      </property>
      <property name="styleSheet">
       <string notr="true">background-color: qlineargradient(spread:pad, x1:0, y1:0, x2:1, y2:1, stop:0 rgba(255, 255, 255, 255));
color:Black;
border-radius:10px;
font-size:15px;</string>
      </property>
      <property name="text">
       <string>Modify material</string>
      </property>
      <property name="icon">
       <iconset>
        <normaloff>../../../Downloads/group.png</normaloff>../../../Downloads/group.png</iconset>
      </property>
     </widget>
     <widget class="QPushButton" name="pushButton_5">
      <property name="enabled">
       <bool>true</bool>
      </property>
      <property name="geometry">
       <rect>
        <x>620</x>
        <y>100</y>
        <width>171</width>
        <height>31</height>
       </rect>
      </property>
      <property name="font">
       <font>
        <family>Segoe UI Variable Display Semib</family>
        <pointsize>-1</pointsize>
        <italic>false</italic>
        <bold>true</bold>
       </font>
      </property>
      <property name="autoFillBackground">
       <bool>true</bool>
      </property>
      <property name="styleSheet">
       <string notr="true">background-color: qlineargradient(spread:pad, x1:0, y1:0, x2:1, y2:1, stop:0 rgba(255, 255, 255, 255));
color:Black;
border-radius:10px;
font-size:15px;</string>
      </property>
      <property name="text">
       <string>Delete material</string>
      </property>
      <property name="icon">
       <iconset>
        <normaloff>../../../Downloads/group.png</normaloff>../../../Downloads/group.png</iconset>
      </property>
     </widget>
    </widget>
    <widget class="QPushButton" name="pushButton_2">
     <property name="geometry">
      <rect>
       <x>30</x>
       <y>850</y>
       <width>83</width>
       <height>29</height>
      </rect>
     </property>
     <property name="autoFillBackground">
      <bool>true</bool>
     </property>
     <property name="text">
      <string>Logout</string>
     </property>
     <property name="icon">
      <iconset theme="QIcon::ThemeIcon::SystemShutdown">
       <normaloff>.</normaloff>.</iconset>
     </property>
    </widget>
    <widget class="QLabel" name="label_2">
     <property name="geometry">
      <rect>
       <x>20</x>
       <y>850</y>
       <width>21</width>
       <height>21</height>
      </rect>
     </property>
     <property name="autoFillBackground">
      <bool>true</bool>
     </property>
     <property name="text">
      <string/>
     </property>
     <property name="pixmap">
      <pixmap>../../152534.png</pixmap>
     </property>
     <property name="scaledContents">
      <bool>true</bool>
     </property>
    </widget>
   </widget>
  </widget>
 </widget>
 <resources/>
 <connections/>
</ui>
